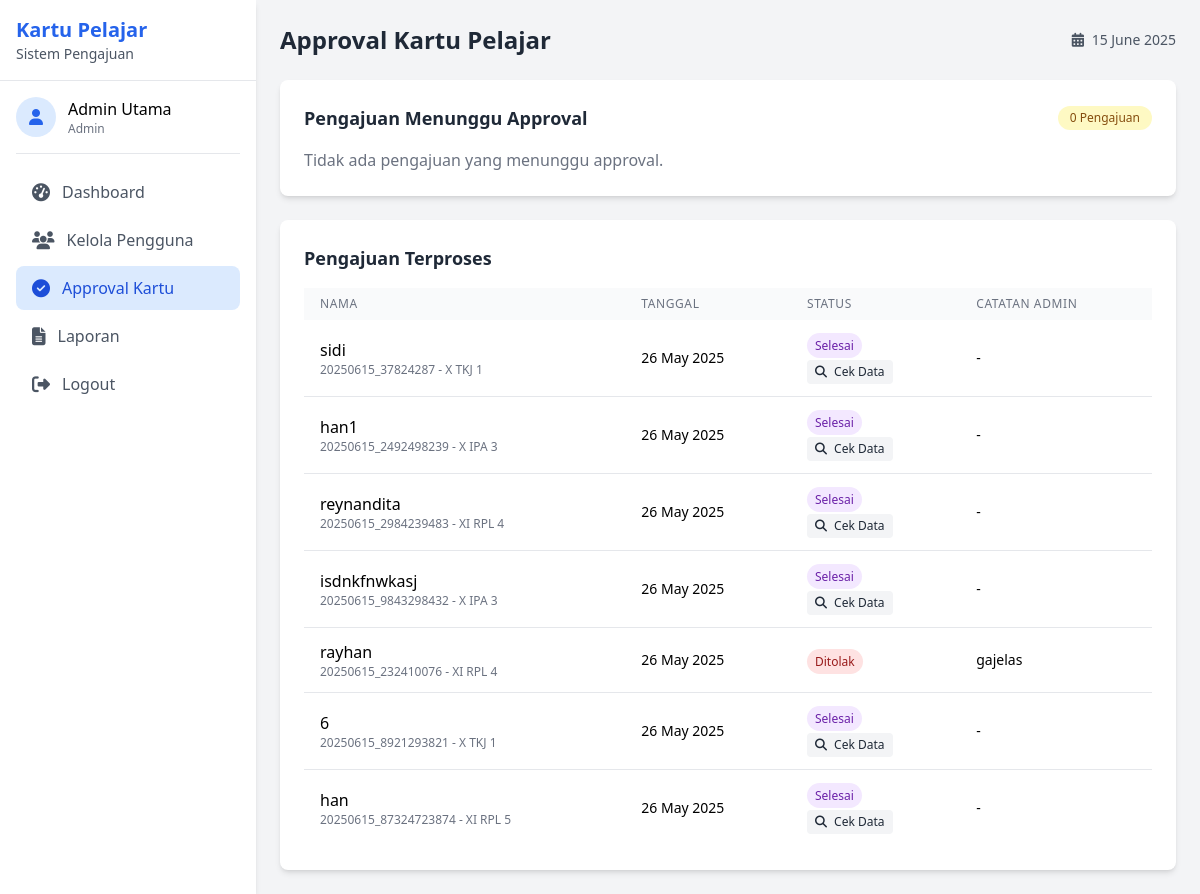
Screenshot of /ujilevel/admin/approval.php (signed in) with the database file from the repository.
### tables this page shows
CREATE TABLE `pengajuan_kartu` (
  `pengajuan_id` int NOT NULL,
  `user_id` int NOT NULL,
  `tanggal_pengajuan` varchar(225) NOT NULL,
  `foto` varchar(225) NOT NULL,
  `alamat` text NOT NULL,
  `status` varchar(225) NOT NULL,
  `catatan_admin` text NOT NULL
);

CREATE TABLE `users` (
  `user_id` int NOT NULL,
  `username` varchar(225) NOT NULL,
  `password` varchar(225) NOT NULL,
  `role` varchar(10) NOT NULL,
  `nama_lengkap` varchar(225) NOT NULL,
  `nis` varchar(100) NOT NULL,
  `kelas` varchar(225) NOT NULL
);

### ujilevel/admin/approval.php (the view, shortened to what this page needs)
<?php
require_once '../config/database.php';
try {
    $stmt = $conn->query("
        SELECT p.*, u.nama_lengkap, u.nis, u.kelas
        FROM pengajuan_kartu p
        JOIN users u ON p.user_id = u.user_id
        WHERE p.status = 'menunggu'
        ORDER BY p.tanggal_pengajuan DESC
    ");
    $pendingApplications = $stmt->fetchAll();
    $stmt = $conn->query("
        SELECT p.*, u.nama_lengkap, u.nis, u.kelas
        FROM pengajuan_kartu p
        JOIN users u ON p.user_id = u.user_id
        WHERE p.status IN ('disetujui', 'ditolak', 'Finish')
        ORDER BY p.tanggal_pengajuan DESC
        LIMIT 10
    ");
    $processedApplications = $stmt->fetchAll();
} catch (PDOException $e) {
    $error_message = 'Database error: ' . $e->getMessage();
    $pendingApplications = [];
    $processedApplications = [];
}
include '../includes/header.php';
?>
<div class="card mb-6">
    <div class="flex justify-between items-center mb-4">
        <h2 class="text-lg font-bold text-gray-800">Pengajuan Menunggu Approval</h2>
        <span class="px-3 py-1 bg-yellow-100 text-yellow-800 rounded-full text-xs font-medium">
            <?php echo count($pendingApplications); ?> Pengajuan
        </span>
    </div>
    <?php if (empty($pendingApplications)): ?>
        <p class="text-gray-500">Tidak ada pengajuan yang menunggu approval.</p>
    <?php endif; ?>
</div>
<div class="card">
    <div class="flex justify-between items-center mb-4">
        <h2 class="text-lg font-bold text-gray-800">Pengajuan Terproses</h2>
    </div>
    <?php if (empty($processedApplications)): ?>
        <p class="text-gray-500">Belum ada pengajuan yang diproses.</p>
    <?php else: ?>
        <div class="overflow-x-auto">
            <table class="min-w-full">
                <thead>
                    <tr class="bg-gray-50">
                        <th class="px-4 py-2 text-left text-xs font-medium text-gray-500 uppercase tracking-wider">Nama</th>
                        <th class="px-4 py-2 text-left text-xs font-medium text-gray-500 uppercase tracking-wider">Tanggal</th>
                        <th class="px-4 py-2 text-left text-xs font-medium text-gray-500 uppercase tracking-wider">Status</th>
                        <th class="px-4 py-2 text-left text-xs font-medium text-gray-500 uppercase tracking-wider">Catatan Admin</th>
                    </tr>
                </thead>
                <tbody class="divide-y divide-gray-200">
                    <?php foreach ($processedApplications as $app): ?>
                        <tr class="hover:bg-gray-50">
                            <td class="px-4 py-3">
                                <div>
                                    <p class="font-medium"><?php echo $app['nama_lengkap']; ?></p>
                                    <p class="text-xs text-gray-500"><?php echo date('Ymd') . '_' . $app['nis'] . ' - ' . $app['kelas']; ?></p>
                                </div>
                            </td>
                            <td class="px-4 py-3 text-sm">
                                <?php echo date('d M Y', strtotime($app['tanggal_pengajuan'])); ?>
                            </td>
                            <td class="px-4 py-3">
                                <?php
                                $statusClass = '';
                                $statusText = '';
                                switch ($app['status']) {
                                    case 'ditolak':
                                        $statusClass = 'bg-red-100 text-red-800';
                                        $statusText = 'Ditolak';
                                        break;
                                    case 'Finish':
                                        $statusClass = 'bg-purple-100 text-purple-800';
                                        $statusText = 'Selesai';
                                        break;
                                }
                                ?>
                                <span class="px-2 py-1 text-xs rounded-full <?php echo $statusClass; ?>">
                                    <?php echo $statusText; ?>
                                </span>
                                <?php if (in_array($app['status'], ['disetujui', 'Finish'])): ?>
                                    <div class="flex space-x-1 mt-1">
                                        <a href="test_card_data.php?id=<?php echo $app['pengajuan_id']; ?>" class="text-xs px-2 py-1 bg-gray-100 text-gray-800 rounded hover:bg-gray-200">
                                            <i class="fas fa-search mr-1"></i> Cek Data
                                        </a>
                                    </div>
                                <?php endif; ?>
                            </td>
                            <td class="px-4 py-3 text-sm">
                                <?php echo !empty($app['catatan_admin']) ? $app['catatan_admin'] : '-'; ?>
                            </td>
                        </tr>
                    <?php endforeach; ?>
                </tbody>
            </table>
        </div>
    <?php endif; ?>
</div>
<?php include '../includes/footer.php'; ?>

### rows the page displays
pengajuan_kartu: user.nama_lengkap "sidi", user.nis "37824287", user.kelas "X TKJ 1", tanggal_pengajuan "26 May 2025", status "Selesai"
pengajuan_kartu: user.nama_lengkap "han1", user.nis "2492498239", user.kelas "X IPA 3", tanggal_pengajuan "26 May 2025", status "Selesai"
pengajuan_kartu: user.nama_lengkap "reynandita", user.nis "2984239483", user.kelas "XI RPL 4", tanggal_pengajuan "26 May 2025", status "Selesai"
pengajuan_kartu: user.nama_lengkap "isdnkfnwkasj", user.nis "9843298432", user.kelas "X IPA 3", tanggal_pengajuan "26 May 2025", status "Selesai"
pengajuan_kartu: user.nama_lengkap "rayhan", user.nis "232410076", user.kelas "XI RPL 4", tanggal_pengajuan "26 May 2025", status "Ditolak", catatan_admin "gajelas"
pengajuan_kartu: user.nama_lengkap "6", user.nis "8921293821", user.kelas "X TKJ 1", tanggal_pengajuan "26 May 2025", status "Selesai"
pengajuan_kartu: user.nama_lengkap "han", user.nis "87324723874", user.kelas "XI RPL 5", tanggal_pengajuan "26 May 2025", status "Selesai"

### other values shown
$nama_lengkap "Admin Utama"
$role "Admin"
count($pendingApplications) "0"
